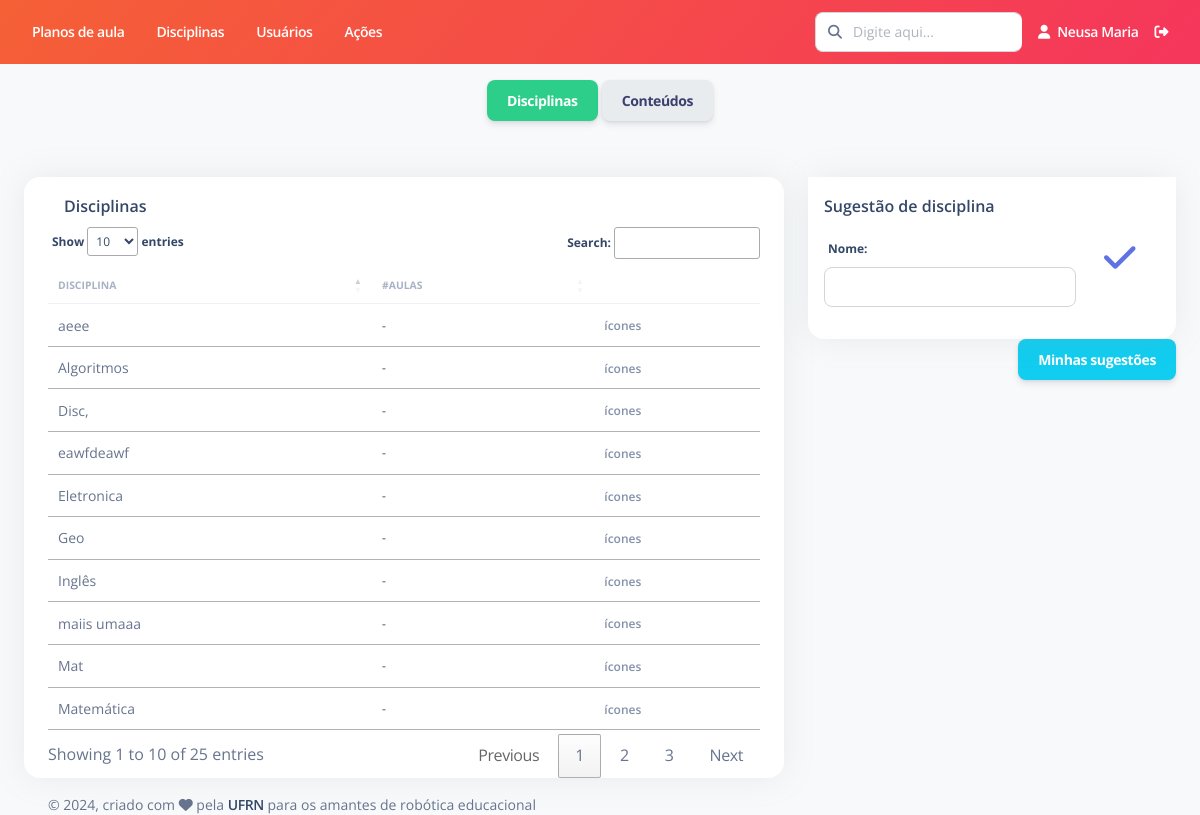
Page /disciplina/listar/ (signed in) on the committed database.
### Disciplina/models.py (models this page shows)
class Disciplina(models.Model):
    nome = models.CharField(max_length=200, verbose_name="Nome")
    status = models.CharField(max_length=7, choices=STATUS, default='Ativo')
    def __str__(self):
        return self.nome
    class Meta:
        ordering = ['nome']
        verbose_name = "Disciplina"
        verbose_name_plural = "Disciplinas"

### Disciplina/views.py (the view)
# urls.py: path('listar/', views.ListarTodasAcoes.as_view(), name='listar'),
@login_required
def listar(request):
    disciplinas = Disciplina.objects.filter(status="Ativo")
    conteudos = Conteudo.objects.filter(status="Ativo")
    informacoes = {
        'lista_disciplinas': disciplinas,
        'lista_conteudos': conteudos,
    }
    return render(request, "Disciplina/listar.html", informacoes)

### templates/Disciplina/listar.html (shortened to what this page needs)
{% extends "Base/base.html" %}
{% load static %}
{% block conteudo %}
<div class="p-3 text-center">
  <button id="btn_disciplina" class="btn btn-success" onclick="mostrar_disciplinas()">Disciplinas</button>
  <button id="btn_conteudo" class="btn btn-light" onclick="mostrar_conteudos()">Conteúdos</button>
</div>
<div id="div_disciplina">
<div class="row mt-4">
  <div class="col-lg-8 col-md-12 mb-lg-0 mb-4">
    <div class="card container">
      <div class="card-header pb-0 p-3">
        <div class="d-flex justify-content-between">
          <h6 class="mb-2">Disciplinas</h6>
        </div>
      </div>
      <div class="table-responsive">
          <table id="tabela_disciplinas" class="table align-items-center" cellspacing="0">
            <thead>
              <tr>
                <th class="text-uppercase text-secondary text-xxs font-weight-bolder opacity-7">Disciplina</th>
                <th class="text-uppercase text-secondary text-xxs font-weight-bolder opacity-7">#Aulas</th>
                <th class="text-uppercase text-secondary text-xxs font-weight-bolder opacity-7"></th>
              </tr>
            </thead>
            <tbody>
                {% for disciplina in lista_disciplinas %}
                    <tr>
                        <td><p class="text-sm mb-0">{{disciplina.nome}}</p></td>
                        <td><p class="text-xs font-weight-bold mb-0">-</p></td>
                        <td><span class="text-secondary text-xs font-weight-bold">ícones</span></td>
                    </tr>
                {% endfor %}
            </tbody>
          </table>
      </div>
    </div>
  </div>
  <div class="col-lg-4 mb-lg-0 mb-4">
    <div class="card">
      <form id="form_disciplina">
        <div class="card-header pb-0 p-3">
          <h6 class="mb-0">Sugestão de disciplina</h6>
        </div>
        <div class="card-body p-3">
          <div class="d-flex justify-content-between">
            <div class="col-md-9 form-group">
                <label for="example-text-input" class="form-control-label">Nome: </label>
                <input id="disciplina_text" class="form-control" type="text">
            </div>
            <div class="col-md-2">
              <a onclick="sugerir_disciplina()">
                <i class="fa fa-check h2 font-weight-bolder text-primary"></i>
              </a>
            </div>
          </div>
        </div>
      </form>
    </div>
    <div align="right">
      <a href="{% url 'disciplina:listar_sugestoes_usuario' pk=user.id %}" class="btn btn-info">
        Minhas sugestões
      </a>
    </div>
  </div>
</div>
</div>
{% endblock %}

### templates/Base/navbar-horizontal.html (shortened to what this page needs)
{% load static %}
      <div class="collapse navbar-collapse mt-sm-0 mt-2 me-md-0 me-sm-4" id="navbar">
        <div class="navbar-nav mr-auto">
          <ul class="navbar-nav justify-content-end">
            <li class="nav-item px-3 d-flex align-items-center">
              <a href="{% url 'plano_aula:listar' %}" class="nav-link font-weight-bold px-0 text-white">
                <span class="d-sm-inline d-none">Planos de aula</span>
              </a>
            </li>
            <li class="nav-item px-3 d-flex align-items-center">
              <a href="{% url 'disciplina:listar' %}" class="nav-link font-weight-bold px-0 text-white">
                <span class="d-sm-inline d-none">Disciplinas</span>
              </a>
            </li>
            <li class="nav-item px-3 d-flex align-items-center">
              <a href="" class="nav-link font-weight-bold px-0 text-white">
                <span class="d-sm-inline d-none">Usuários</span>
              </a>
            </li>
            <li class="nav-item px-3 d-flex align-items-center">
              <a href="{% url 'acoes:listar' %}" class="nav-link font-weight-bold px-0 text-white">
                <span class="d-sm-inline d-none">Ações</span>
              </a>
            </li>
          </ul>
        </div>
        <div class="navbar-nav ml-auto collapse navbar-collapse justify-content-end">
          <div class="pe-md-3 d-flex align-items-center">
            <div class="input-group">
              <span class="input-group-text text-body"><i class="fa fa-search" aria-hidden="true"></i></span>
              <input type="text" class="form-control" placeholder="Digite aqui...">
            </div>
          </div>
          <ul class="navbar-nav justify-content-end">
            <li class="nav-item d-flex align-items-center">
              <a href="" class="nav-link font-weight-bold px-0 text-white">
                <i class="fa fa-user me-sm-1"></i>
                <span class="d-sm-inline d-none">{{user.first_name}} {{user.last_name}}</span>
              </a>
            </li>
            <li class="nav-item px-3 d-flex align-items-center">
              <a href="{% url 'usuario:logout' %}" class="nav-link p-0 text-white">
                <i class="fa fa-sign-out-alt fixed-plugin-button-nav cursor-pointer"></i>
              </a>
            </li>
          </ul>
        </div>
      </div>

### rows in the picture
Disciplina: nome "Algoritmos"
Disciplina: nome "Disc,"
Disciplina: nome "Eletronica"
Disciplina: nome "Geo"
Disciplina: nome "Inglês"
Disciplina: nome "Mat"
Disciplina: nome "Matemática"
Disciplina: nome "aeee"
Disciplina: nome "eawfdeawf"
Disciplina: nome "maiis umaaa"

### other values in the picture
{{ user.first_name }} "Neusa"
{{ user.last_name }} "Maria"
